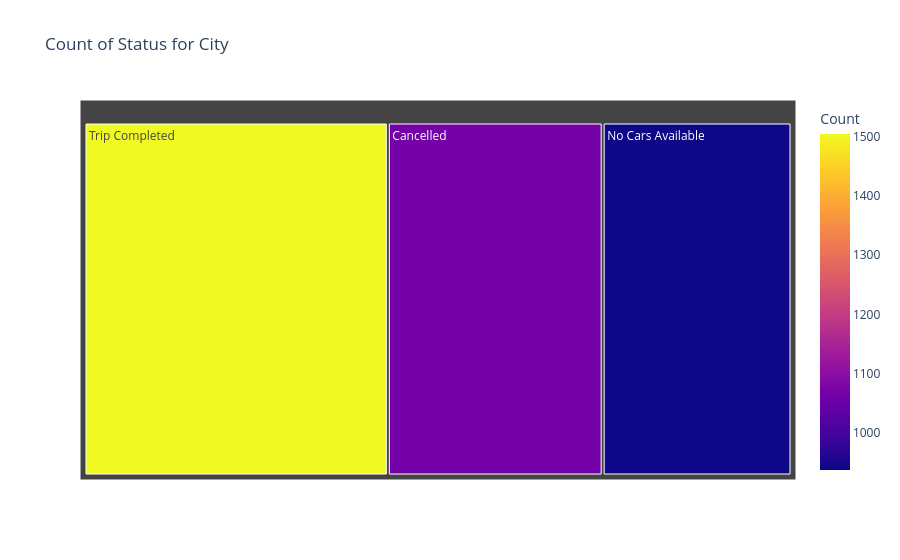

The code cell stored with this chart in its notebook:
### Markdown cell above
#### Chart - 7

### Code cell
# Chart - 7 visualization code
plt.style.use('dark_background')

# Ensure clean column names
md.columns = md.columns.str.strip()

# Filter for pickup point = 'Airport'
City_df = md[md['Pickup point'].str.strip() == 'City']

# Group by Status and count
City_df_count = City_df['Status'].value_counts().reset_index()
City_df_count.columns = ['Status', 'Count']

# Create the tree map
fig = px.treemap(City_df_count,
                 path=['Status'],
                 values='Count',
                 title="Count of Status for City",
                 color='Count',
                 color_discrete_map={'(?)' : 'Lightgrey', 'Lunch': 'gold', 'Dinner': 'darkblue' })

# Show the plot
fig.show()

### Figure 1 — Plotly figure (JSON) as saved in the notebook; plotly's stock layout.template omitted (floating-point values rounded to 4 significant figures)
{"data": [{"branchvalues": "total", "customdata": [[1505.0], [1066.0], [937.0]], "domain": {"x": [0, 1], "y": [0, 1]}, "hovertemplate": "labels=%{label}<br>Count_sum=%{value}<br>parent=%{parent}<br>id=%{id}<br>Count=%{color}<extra></extra>", "ids": ["Trip Completed", "Cancelled", "No Cars Available"], "labels": ["Trip Completed", "Cancelled", "No Cars Available"], "marker": {"coloraxis": "coloraxis", "colors": [1505.0, 1066.0, 937.0]}, "name": "", "parents": ["", "", ""], "type": "treemap", "values": [1505.0, 1066.0, 937.0]}], "layout": {"coloraxis": {"colorbar": {"title": {"text": "Count"}}, "colorscale": [[0, "#0d0887"], [0.1111, "#46039f"], [0.2222, "#7201a8"], [0.3333, "#9c179e"], [0.4444, "#bd3786"], [0.5556, "#d8576b"], [0.6667, "#ed7953"], [0.7778, "#fb9f3a"], [0.8889, "#fdca26"], [1, "#f0f921"]]}, "legend": {"tracegroupgap": 0}, "title": {"text": "Count of Status for City"}}}
